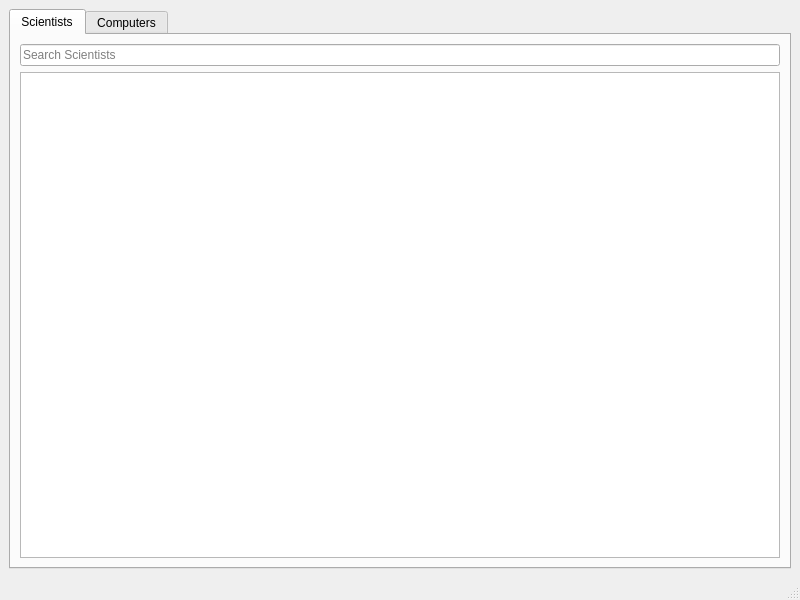
<?xml version="1.0" encoding="UTF-8"?>
<ui version="4.0">
 <class>MainWindow</class>
 <widget class="QMainWindow" name="MainWindow">
  <property name="geometry">
   <rect>
    <x>0</x>
    <y>0</y>
    <width>800</width>
    <height>600</height>
   </rect>
  </property>
  <property name="windowTitle">
   <string>MainWindow</string>
  </property>
  <widget class="QWidget" name="centralwidget">
   <layout class="QVBoxLayout" name="verticalLayout">
    <item>
     <widget class="QTabWidget" name="Tabs">
      <property name="currentIndex">
       <number>0</number>
      </property>
      <widget class="QWidget" name="TabScientist">
       <attribute name="title">
        <string>Scientists</string>
       </attribute>
       <layout class="QVBoxLayout" name="verticalLayout_2">
        <item>
         <widget class="QLineEdit" name="SearchScientist">
          <property name="autoFillBackground">
           <bool>false</bool>
          </property>
          <property name="inputMask">
           <string/>
          </property>
          <property name="text">
           <string/>
          </property>
          <property name="placeholderText">
           <string>Search Scientists</string>
          </property>
         </widget>
        </item>
        <item>
         <layout class="QFormLayout" name="formLayout"/>
        </item>
        <item>
         <widget class="QTableWidget" name="tableWidgetScientists">
          <property name="sortingEnabled">
           <bool>true</bool>
          </property>
         </widget>
        </item>
       </layout>
      </widget>
      <widget class="QWidget" name="TabComputer">
       <attribute name="title">
        <string>Computers</string>
       </attribute>
       <layout class="QVBoxLayout" name="verticalLayout_3">
        <item>
         <widget class="QLineEdit" name="SearchComputers">
          <property name="placeholderText">
           <string>Search Computers</string>
          </property>
         </widget>
        </item>
        <item>
         <widget class="QTableWidget" name="tableWidgetComputers">
          <property name="sortingEnabled">
           <bool>true</bool>
          </property>
         </widget>
        </item>
       </layout>
      </widget>
     </widget>
    </item>
   </layout>
  </widget>
  <widget class="QMenuBar" name="menubar">
   <property name="geometry">
    <rect>
     <x>0</x>
     <y>0</y>
     <width>800</width>
     <height>21</height>
    </rect>
   </property>
  </widget>
  <widget class="QStatusBar" name="statusbar"/>
 </widget>
 <resources/>
 <connections/>
</ui>
